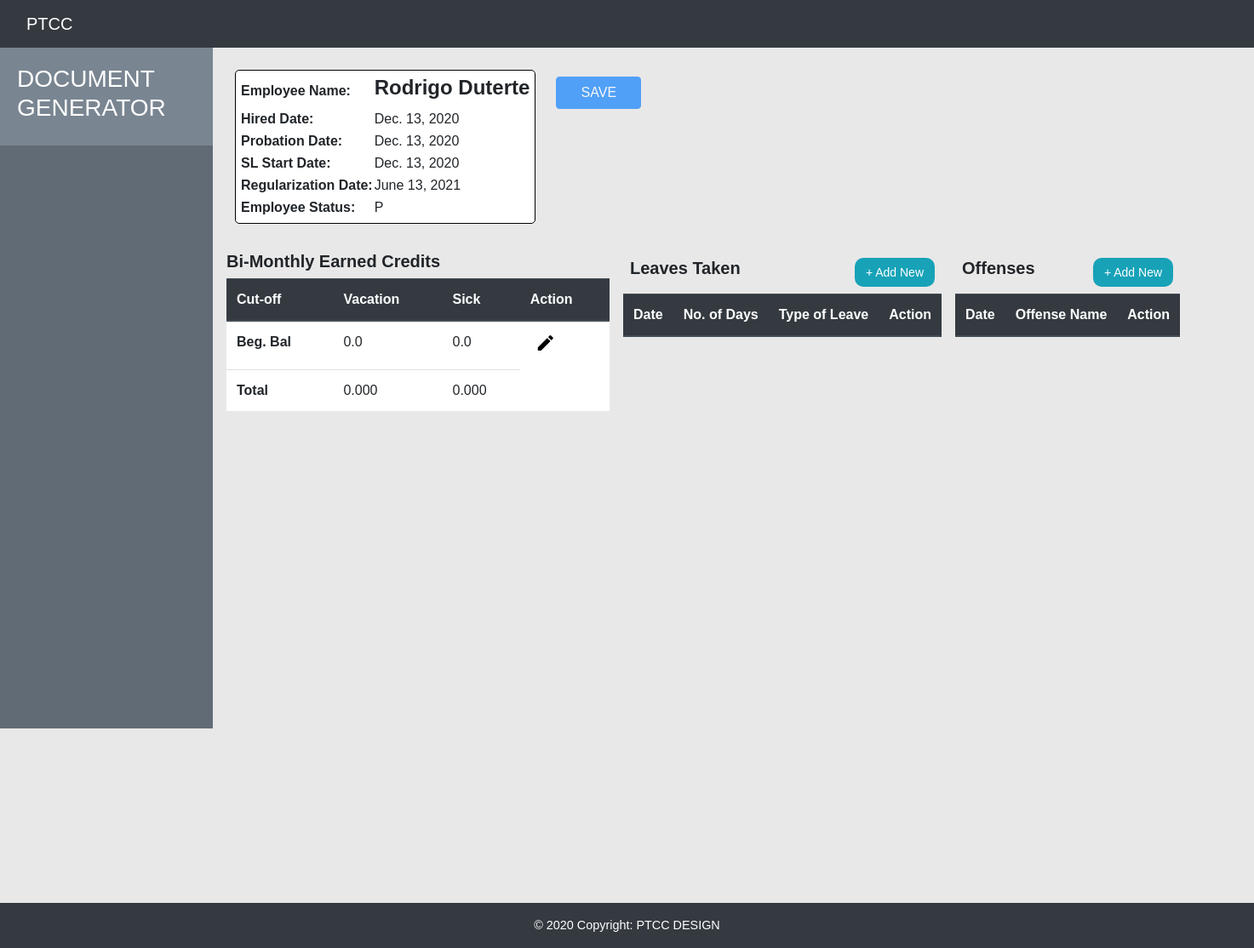
/employee_profile/20/, run on the app's committed database.
### employee_profile/models.py (models this page shows, shortened)
class Employee(models.Model):
    REGULAR = 'R'
    REGULAR1 = 'R1'
    PROBATION = 'P'
    employee_status_choices = [
        (REGULAR, 'Regular Employee'),
        (REGULAR1, 'Regular1 Employee'),
        (PROBATION, 'Probationary Employee')
    ]
    employee_tin_id = models.IntegerField(default=0, unique=True)
    name = models.CharField(max_length=200)
    probation_date = models.DateField()
    hired_date = models.DateField()
    sl_start_date = models.DateField()
    regularization_date = models.DateField()
    employee_status = models.CharField(max_length=2,
                                       choices=employee_status_choices,
                                       default=PROBATION)
    prev_vl_bal = models.FloatField(default=0.0)
    prev_sl_bal = models.FloatField(default=0.0)
    def get_leaves_taken(self):
        return serializers.serialize("json", self.leave_set.all())
    def get_offenses(self):
        return serializers.serialize("json", self.offense_set.all())
    def get_earned_vl_list(self):
        vl_list, sl_list = self.get_vl_sl_list()
        vl_list_serialized = serializers.serialize("json", vl_list)
        return vl_list_serialized
    def get_earned_sl_list(self):
        vl_list, sl_list = self.get_vl_sl_list()
        sl_list_serialized = serializers.serialize("json", sl_list)
        return sl_list_serialized
    def get_vl_sl_list(self):
        emp_leaves = self.earnedleave_set.all()
        vl_list = []
        sl_list = []
        for leave in emp_leaves:
            if leave.type == 'VL':
                vl_list.append(leave)
            elif leave.type == 'SL':
                sl_list.append(leave)
        vl_list.sort(key=lambda x: x.cut_off)
        sl_list.sort(key=lambda x: x.cut_off)
        return vl_list, sl_list

### employee_profile/views.py (the view)
# urls.py: path('<int:pk>/', views.EmployeeDetailView.as_view(), name='employee_details'),
class EmployeeDetailView(generic.DetailView):
    model = Employee
    template_name = 'employee_profile/employee_details.html'

### employee_profile/templates/employee_profile/employee_details.html (shortened to what this page needs)
{% extends 'base.html' %}
{% load static %}
{% block head_css_section %}
    <link rel="stylesheet" type="text/css" href="{% static 'employee_profile/css/employee_details.css' %}">
{% endblock head_css_section %}
{% block content %}
    <div class="d-flex flex-column">
        <div class="p-2 upper-section">
            <div class="d-flex flex-row">
                <div class="p-2">
                    <div class="employee_spec_details">
                        <table>
                            <tr>
                                <th>Employee Name:</th>
                                <td><h4><strong>{{employee.name}}</strong></h4></td>
                            </tr>
                            <tr>
                                <th>Hired Date:</th>
                                <td id="hired_date">{{employee.hired_date}}</td>
                            </tr>
                            <tr>
                                <th>Probation Date:</th>
                                <td id="probation_date">{{employee.probation_date}}</td>
                            </tr>
                            <tr>
                                <th>SL Start Date:</th>
                                <td id="sl_start_date">{{employee.sl_start_date}}</td>
                            </tr>
                            <tr>
                                <th>Regularization Date:</th>
                                <td class="editable-employee"
                                    data-id="{{employee.id}}"
                                    data-table="employee"
                                    data-type="regularization_date"
                                    name="format_date">{{employee.regularization_date}}
                                </td>
                            </tr>
                            <tr>
                                <th>Employee Status:</th>
                                <td class="editable-employee"
                                    data-id="{{employee.id}}"
                                    data-table="employee"
                                    data-type="employee_status"
                                    name="format_select">{{employee.employee_status}}
                                </td>
                            </tr>
                        </table>
                    </div>
                </div>
                <div class="p-2">
                    <div class="config_buttons">
                        <div class="d-flex justify-content-between">
                            <div class="p-2">
                                <button type="button" class="btn btn-primary config_button_style" id="save_employee" disabled="true">SAVE</button>
                            </div>
                        </div>
                    </div>
                </div>
            </div>
        </div>
        <div class="p-2">
            <div class="d-flex flex-row">
                <div class="p-2 earned_leave">
                    <h5><strong>Bi-Monthly Earned Credits</strong></h5>
                    <div class="earned_leave_tbl_container" style="overflow:auto;height: 700px;width: 450px;">
                        <table class="table table-hover earned_leave_table">
                            <thead class="thead-dark">
                                <tr>
                                    <th scope="col">Cut-off</th>
                                    <th scope="col">Vacation</th>
                                    <th scope="col">Sick</th>
                                    <th scope="col">Action</th>
                                </tr>
                            </thead>
                            <tbody>
                                <tr data-id='{{employee.id}}' data-table='employee'>
                                    <th scope="row">Beg. Bal</th>
                                    <td
                                        class="editable"
                                        data-type="prev_vl_bal"
                                        scope="row"
                                        name="format_float">
                                        {{employee.prev_vl_bal}}
                                    </td>
                                    <td
                                        class="editable"
                                        data-type="prev_sl_bal"
                                        scope="row"
                                        name="format_float">
                                            {{employee.prev_sl_bal}}
                                    </td>
                                    <td>
                                        <button style="border:none;background:none;display:inline-block;" class="edit" title="Edit" data-toggle="tooltip"><i class="material-icons"></i></button>
                                    </td>
                                </tr>
                            </tbody>
                        </table>
                    </div>
                </div>
                <div class="p-2 leaves_taken">
                    <div class="d-flex flex-row">
                        <div class="p-2">
                            <h5><strong>Leaves Taken</strong></h5>
                        </div>
                        <div class="ml-auto p-2">
                            <button type="button" class="btn btn-info add-new" data-table="leaves_taken_table">+ Add New</button>
                        </div>
                    </div>
                    <div style="overflow:auto;height: 700px;">
                        <table class="table table-hover leaves_taken_table">
                            <thead class="thead-dark">
                                <tr>
                                    <th scope="col">Date</th>
                                    <th scope="col">No. of Days</th>
                                    <th scope="col">Type of Leave</th>
                                    <th scope="col">Action</th>
                                </tr>
                            </thead>
                        </table>
                    </div>
                </div>
                <div class="p-2 offenses">
                    <div class="d-flex flex-row">
                        <div class="p-2">
                            <h5><strong>Offenses</strong></h5>
                        </div>
                        <div class="ml-auto p-2">
                            <button type="button" class="btn btn-info add-new" data-table="offenses_table">+ Add New</button>
                        </div>
                    </div>
                    <div style="overflow:auto;height: 700px;">
                        <table class="table table-hover offenses_table">
                            <thead class="thead-dark">
                                <tr>
                                    <th scope="col">Date</th>
                                    <th scope="col">Offense Name</th>
                                    <th scope="col">Action</th>
                                </tr>
                            </thead>
                        </table>
                    </div>
                </div>
            </div>
        </div>
    </div>
{% endblock content %}

### employee_profile/static/employee_profile/css/style.css (style rules this page uses)
body { font-family: 'Poppins', sans-serif; background: #E8E8E8; }
.employee_spec_details { border:1px solid #000000; border-radius:5px; padding:5px; margin-top:10px; margin-left:10px; background-color:#FFFFFF; }
.config_buttons { margin-top:10px; }
.justify-content-between { flex-direction: column; }
.config_button_style { width:100px; }
.flex-column { width:100%; }
.earned_leave_table { background-color: #FFFFFF; }
.leaves_taken_table { background-color: #FFFFFF; }
.offenses_table { background-color: #FFFFFF; }
.add-new { display: inline-block; padding: 6px 12px; margin-bottom: 0; font-size: 14px; font-weight: 400; line-height: 1.42857143; text-align: center; white-space: nowrap; vertical-align: middle; -ms-touch-action: manipulation; touch-action: manipulation; cursor: pointer; -webkit-user-select: none; -moz-user-select: none; -ms-user-select: none; user-select: none; background-image: none; border: 1px solid transparent; border-top-color: transparent; border-right-color: transparent; border-bottom-color: transparent; border-left-color: transparent; border-radius: 10px; }
.p-2 { padding: .2rem; }

### employee_profile/static/employee_profile/css/employee_details.css (style rules this page uses)
.upper-section { width: 122%; }

### data on the page
Employee: name "Rodrigo Duterte", hired_date "Dec. 13, 2020", probation_date "Dec. 13, 2020", sl_start_date "Dec. 13, 2020", regularization_date "June 13, 2021", employee_status "P", prev_vl_bal "0.0", prev_sl_bal "0.0"
